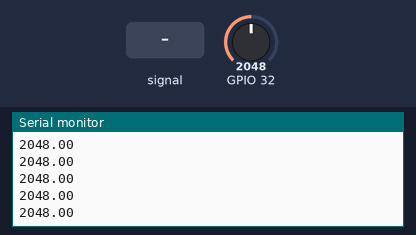
The sketch below on a simulated ESP32. Shown: the last lines printed to the serial monitor. Inputs (shaded band) come from the test bench; at power-on: GPIO 32 = 2048 (analog values on the 0–4095 scale).

Above: at 1.2 s.
1.3 s: GPIO 32 fed a 200 Hz sine of ±327 counts around its level
At 1.9 s:
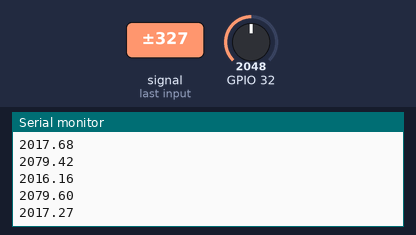
2.8 s: GPIO 32 set to 2866
At 3.7 s:
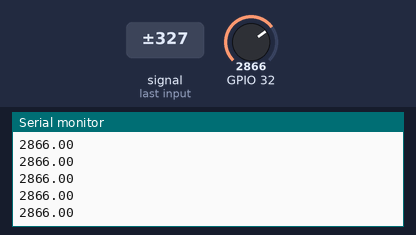
4.3 s: GPIO 32 fed a 1000 Hz sine of ±1023 counts around its level
5.8 s: GPIO 32 set to 3240
At 6.3 s:
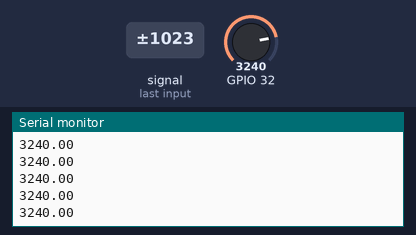
Timing chart, 0 to 8.3 s (numbered marks = the images above; inputs shaded):
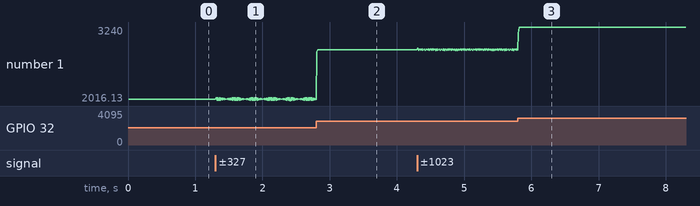

The sketch:

calibrateADC.ino
```cpp
// ********************************** Import Libraries ********************************** //

// WiFi Libraries
#include <esp_wifi.h> // ESP32 WiFi Libraries
#include <esp_now.h>  // ESPNOW WiFi communication
#include <WiFi.h>     // Arduino WiFi Libraries
// ESP32 ADC Library
#include "esp_adc_cal.h" // Calibrate ADC for ESP32

// **************************** Initialize General Variables **************************** //

// ADC parameters
int numberOfReadsADC = 100;
// Parameters to store the ADC results
float readingADC;
float sensorValue;
int calibratedValue;
float calibratedVolts;

// Analog Pins
const byte allAdcChannels[] = {A4}; // Connect common (Z) to A3 (analog input)
adc1_channel_t analogChannel = ADC1_CHANNEL_4;


// ************************************************************************************** //
// ********************************** Helper Functions ********************************** //

// Read and average ADC values. Throw out initial reads.
float readADC(adc1_channel_t channel) {
    // Throw out the first result
    adc1_get_raw(channel);

    readingADC = 0.00000000;
    // Multisampling Analog Read
    for (int i = 0; i < numberOfReadsADC; i++) {
        // Stream in the Data from the Board
        readingADC += adc1_get_raw(channel);
    }

    return readingADC / numberOfReadsADC;
}

// Convert to Volts: THIS IS SPECIFIC TO THIS ESP32!!!
int calibrateADC(float adcRead) {
    // Edge Effect: Value too low
    if (adcRead < 1000) { // 0.0 - 0.8
      float x1_polynomials [] = {1.75280262e-10, -2.95228712e-07,  9.63684730e-04,  5.52278394e-03};
      calibratedVolts = (x1_polynomials[0] * pow(adcRead, 3)) + (x1_polynomials[1] * pow(adcRead, 2)) + (x1_polynomials[2] * adcRead) + x1_polynomials[3];
    }
    else if (adcRead < 3200) { // 0.9 - 2.5
      float x2_polynomials [] = {-6.16258006e-09,  8.07852499e-04,  4.16612572e-02};
      calibratedVolts = ((x2_polynomials[0] * pow(adcRead, 2)) + (x2_polynomials[1] * adcRead) + x2_polynomials[2]);
    }
    else if (adcRead < 4095){ // 2.6 - 3.3
      float x3_polynomials [] = {1.10884628e-09, -1.20158482e-05,  4.39214648e-02, -5.13083813e+01};
      calibratedVolts = ((x3_polynomials[0]  * pow(adcRead, 3)) + (x3_polynomials[1] * pow(adcRead, 2)) + (x3_polynomials[2] * adcRead) + x3_polynomials[3]);
    }
    else {
        calibratedVolts =  3.2;
    }

    // Convert Back to 12-Bits
    return round(calibratedVolts*(4095/3.3));
}

// ************************************************************************************** //
// *********************************** Setup Functions ********************************** //

void setupADC() {
    // Attach ADC Pins
    for (int adcChannelInd = 0; adcChannelInd < (int) sizeof(allAdcChannels)/sizeof(allAdcChannels[0]); adcChannelInd++) {
        adcAttachPin(allAdcChannels[adcChannelInd]);
    }
    // Configure ADC Pins
    adc1_config_channel_atten(analogChannel, ADC_ATTEN_DB_11);

    // Set ADC Calibration
    adc_set_clk_div(2);
    analogReadResolution(12);  // Initialize ADC Resolution (Arduino Nano 33 IoT Max = 12)
    adc1_config_width(ADC_WIDTH_12Bit);
    adc_set_data_width(ADC_UNIT_1, ADC_WIDTH_BIT_12);
    // Calibrate ADC
    esp_adc_cal_characteristics_t adc_chars;
    esp_adc_cal_characterize(ADC_UNIT_1, ADC_ATTEN_DB_11, ADC_WIDTH_BIT_12, 1000, &adc_chars);
}

// the setup routine runs once when you press reset:
void setup() {
    //Initialize serial and wait for port to open.
    Serial.begin(115200);     // Use 115200 baud rate for serial communication
    Serial.flush();           // Flush anything left in the Serial port

    // Setup ADC
    setupADC();
}

// the loop routine runs over and over again forever:
void loop() {

    sensorValue = readADC(analogChannel);
    calibratedValue = calibrateADC(sensorValue);

    // print out the value you read:
    Serial.println(sensorValue);

    // print out polyfitted value:
   // Serial.println("Volts: " + String(calibratedValue*3.3/4095));

    delay(1);        // delay in between reads for stability
}
```

Measured:
- after the input at 1.3 s, the serial monitor: prints a new line at once (image 1)
- plotted number 1: 2048 → 2039.38 after the input at 1.3 s
